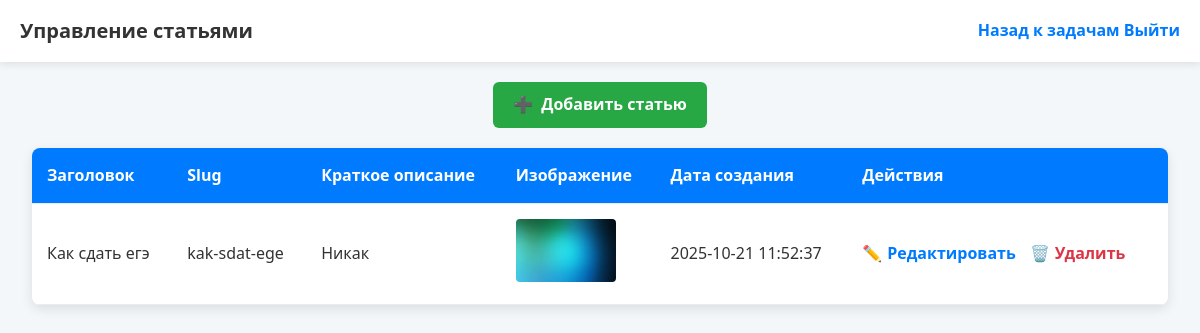
The page /adm_7f3k9p2/articles.php (signed in) on the database its author committed.
### tables this page shows
CREATE TABLE articles (
            id INTEGER PRIMARY KEY AUTOINCREMENT,
            title TEXT NOT NULL,
            slug TEXT NOT NULL UNIQUE,
            excerpt TEXT NOT NULL,
            content TEXT NOT NULL,
            image TEXT,
            created_at TIMESTAMP DEFAULT CURRENT_TIMESTAMP
        );

### adm_7f3k9p2/articles.php (the view, shortened to what this page needs)
<?php
require_once 'config.php';
try {
    $stmt = $db->query('SELECT * FROM articles ORDER BY created_at DESC');
    $articles = $stmt->fetchAll(PDO::FETCH_ASSOC);
} catch (PDOException $e) {
    error_log("Error fetching articles: " . $e->getMessage());
    die("Ошибка загрузки статей: " . $e->getMessage());
}
?>
<!DOCTYPE html>
<html lang="ru">
<head>
</head>
<body>
    <div class="header">
        <h1>Управление статьями</h1>
        <div>
            <a href="<?php echo ADMIN_PATH; ?>/admin.php">Назад к задачам</a>
            <a href="<?php echo ADMIN_PATH; ?>/logout.php">Выйти</a>
        </div>
    </div>
    <div class="container">
        <div class="add-button">
            <a href="<?php echo ADMIN_PATH; ?>/edit_article.php" class="add-task">Добавить статью</a>
        </div>
        <table>
            <thead>
                <tr>
                    <th>Заголовок</th>
                    <th>Slug</th>
                    <th>Краткое описание</th>
                    <th>Изображение</th>
                    <th>Дата создания</th>
                    <th>Действия</th>
                </tr>
            </thead>
            <tbody>
                <?php foreach ($articles as $article): ?>
                    <tr>
                        <td data-label="Заголовок"><?php echo htmlspecialchars($article['title']); ?></td>
                        <td data-label="Slug"><?php echo htmlspecialchars($article['slug']); ?></td>
                        <td data-label="Краткое описание"><?php echo htmlspecialchars($article['excerpt']); ?></td>
                        <td data-label="Изображение">
                            <?php if ($article['image']): ?>
                                <img src="<?php echo htmlspecialchars($article['image']); ?>" alt="Изображение статьи">
                            <?php endif; ?>
                        </td>
                        <td data-label="Дата создания"><?php echo htmlspecialchars($article['created_at']); ?></td>
                        <td data-label="Действия" class="actions">
                            <a href="<?php echo ADMIN_PATH; ?>/edit_article.php?id=<?php echo $article['id']; ?>" class="edit">Редактировать</a>
                            <a href="<?php echo ADMIN_PATH; ?>/delete_article.php?id=<?php echo $article['id']; ?>" class="delete" onclick="return confirm('Вы уверены?')">Удалить</a>
                        </td>
                    </tr>
                <?php endforeach; ?>
            </tbody>
        </table>
    </div>
</body>
</html>

### adm_7f3k9p2/articles.php (style rules this page uses)
* { box-sizing: border-box; margin: 0; padding: 0; }
body { font-family: 'Segoe UI', Tahoma, Geneva, Verdana, sans-serif; background: #f4f7fa; color: #333; line-height: 1.6; }
.header { background: #ffffff; box-shadow: 0 2px 8px rgba(0,0,0,0.1); padding: 15px 20px; display: flex; justify-content: space-between; align-items: center; }
.header h1 { font-size: 20px; color: #333; }
.header a { color: #007bff; text-decoration: none; font-weight: bold; transition: color 0.3s; }
.container { max-width: 98%; margin: 20px auto; padding: 0 20px; }
.add-button { text-align: center; margin-bottom: 20px; }
.add-button a { display: inline-flex; align-items: center; background: #28a745; color: white; padding: 10px 20px; text-decoration: none; border-radius: 6px; font-weight: bold; transition: background 0.3s; }
.add-button a::before { content: '➕'; margin-right: 8px; }
table { width: 100%; border-collapse: collapse; background: #ffffff; box-shadow: 0 4px 12px rgba(0,0,0,0.1); border-radius: 8px; overflow: hidden; }
th, td { padding: 15px; text-align: left; border-bottom: 1px solid #e9ecef; }
th { background: #007bff; color: white; font-weight: bold; }
td { color: #333; word-break: break-word; }
img { max-width: 100px; height: auto; border-radius: 4px; }
.actions a { margin-right: 10px; text-decoration: none; font-weight: bold; transition: color 0.3s; }
.actions a.edit { color: #007bff; }
.actions a.edit::before { content: '✏️'; margin-right: 5px; }
.actions a.delete { color: #dc3545; }
.actions a.delete::before { content: '🗑️'; margin-right: 5px; }

### rows shown on the page
articles: title "Как сдать егэ", slug "kak-sdat-ege", excerpt "Никак", image (picture), created_at "2025-10-21 11:52:37"
